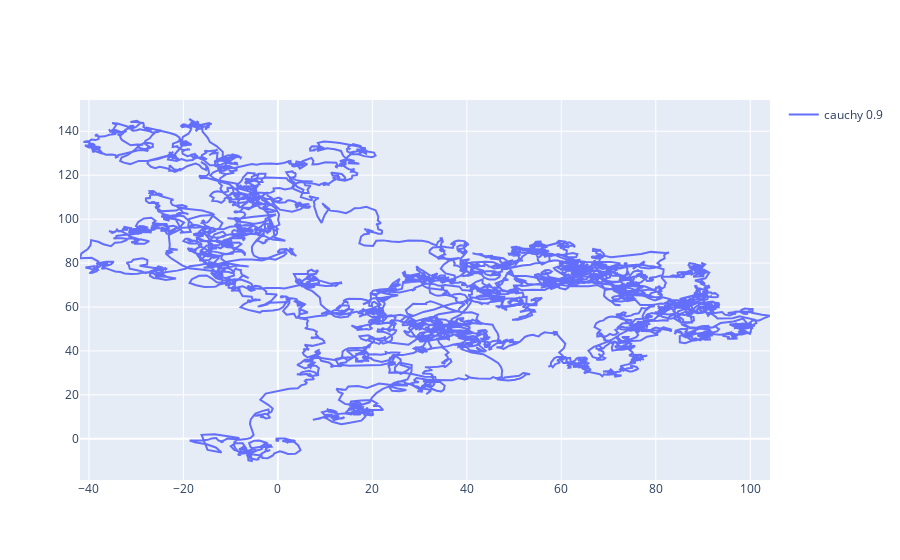

The notebook cell saved with this chart:
### Code cell
def correlated_random_walk_2d(n_steps, correlation_coefficient, initial_angle=0):

    # Initialize arrays for positions, angles, and steps
    positions = np.zeros((n_steps, 2))
    angles = np.zeros(n_steps)
    steps = np.zeros(n_steps)

    # Set the initial angle
    #angles[0] = initial_angle

    # Generate initial step size
    #steps[0] = np.random.randn()
    
    

    for i in range(1, n_steps):
        # Generate the new step size with some random noise
        steps[i] = correlation_coefficient * steps[i - 1] + np.sqrt(1 - correlation_coefficient**2) * np.random.randn()
        #Rotate the angle with random varia
        angle = cauchy.rvs(loc=0,scale=1, size=1, random_state=None)
        
        # Generate a new angle based on the previous angle
        angles[i] = correlation_coefficient * angles[i - 1] + np.sqrt(1 - correlation_coefficient**2) * angle
        
        # Update the position
        positions[i, 0] = positions[i - 1, 0] + steps[i] * np.cos(angles[i])
        positions[i, 1] = positions[i - 1, 1] + steps[i] * np.sin(angles[i])

    return positions

# Parameters
n_steps = 10000
correlation_coefficient = 0.9

# Generate and plot the correlated random walk
positions = correlated_random_walk_2d(n_steps, correlation_coefficient)

fig_positions = go.Figure()
fig_positions.add_trace(go.Scatter(x = positions[:,0],
                                   y = positions[:,1],
                                   marker = dict(size=2),
                                   line = dict(width=2),
                                   mode = 'lines',
                                   name = 'cauchy 0.9',
                                   showlegend = True 
                                  ))

fig_positions.show()

### Figure 1 — Plotly figure (JSON) as saved in the notebook; plotly's stock layout.template omitted (floating-point values rounded to 4 significant figures; data arrays with more than 128 entries replaced by an {"elided": "..."} marker saying what was removed)
{"data": [{"line": {"width": 2}, "marker": {"size": 2}, "mode": "lines", "name": "cauchy 0.9", "showlegend": true, "type": "scatter", "x": {"elided": "10000 float values"}, "y": {"elided": "10000 float values"}}], "layout": {}}
